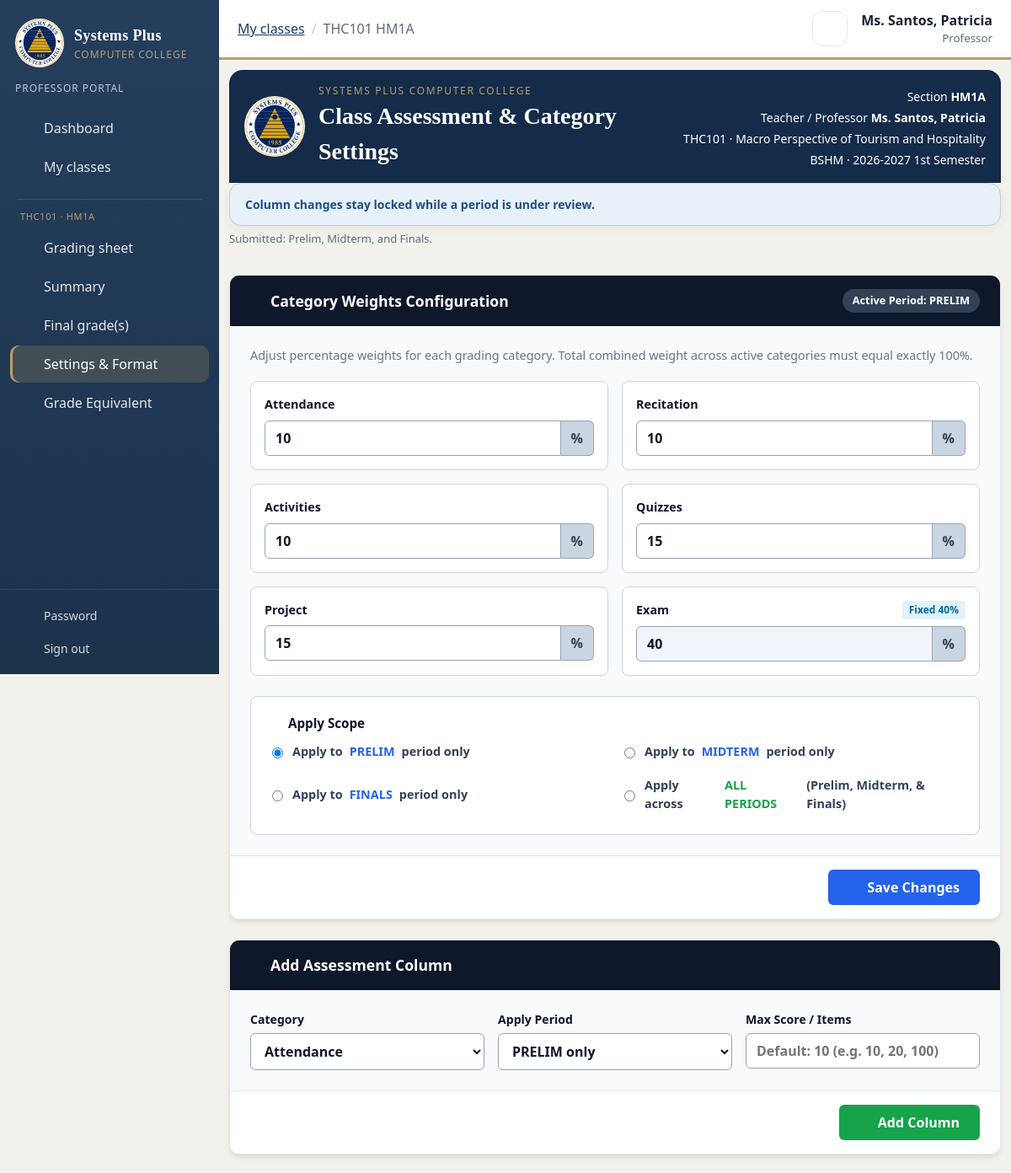
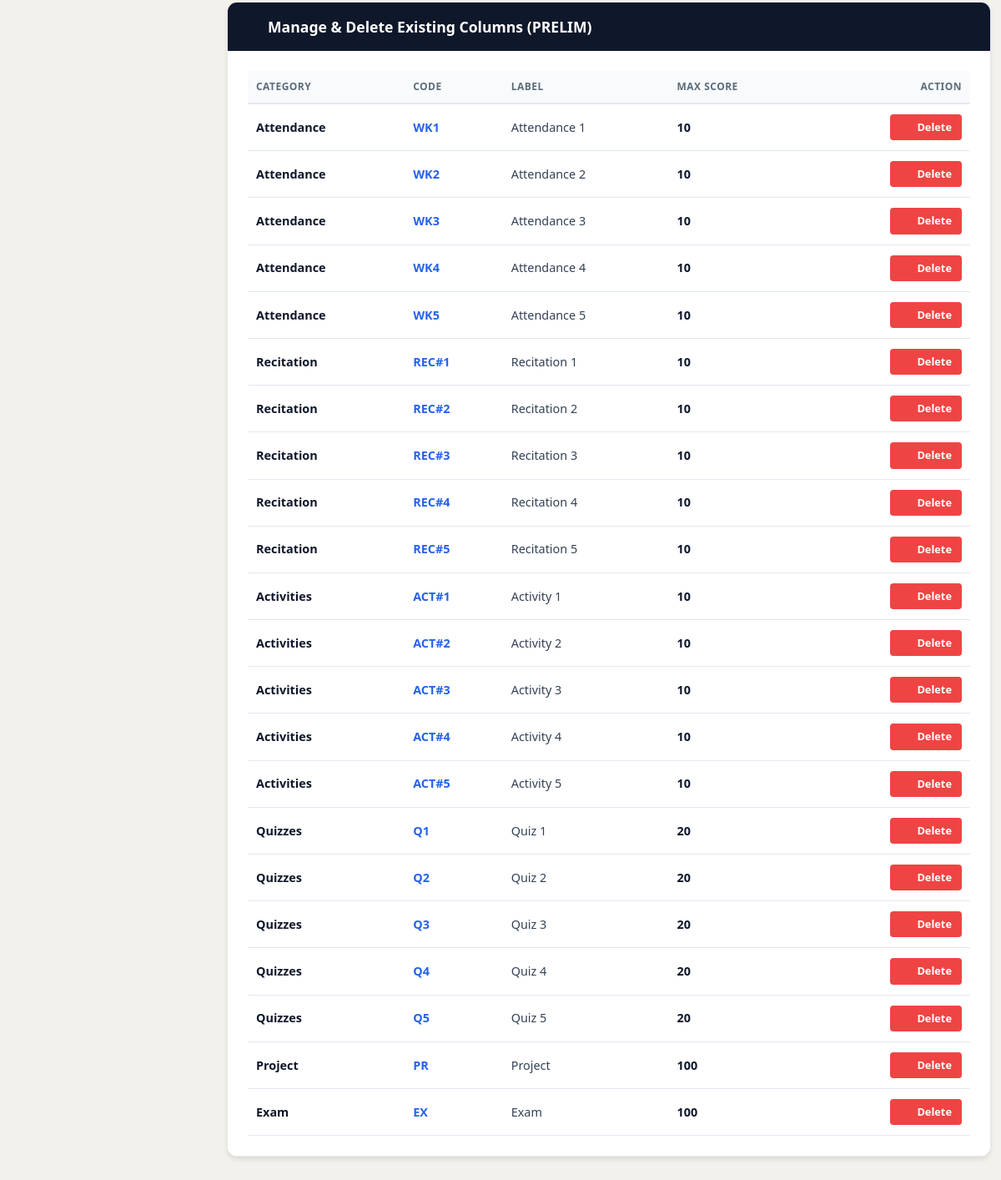
Page /professor/class.php?id=3&view=settings&period=prelim (signed in) on the committed database (2 pictures, top to bottom).
### tables this page shows
CREATE TABLE users (
    id INT UNSIGNED NOT NULL AUTO_INCREMENT,
    username VARCHAR(60) NOT NULL,
    password_hash VARCHAR(255) NOT NULL,
    full_name VARCHAR(150) NOT NULL,
    title VARCHAR(20) NOT NULL DEFAULT '',
    email VARCHAR(150) DEFAULT NULL,
    is_active TINYINT(1) NOT NULL DEFAULT 1,
    must_change_password TINYINT(1) NOT NULL DEFAULT 1,
    last_login_at DATETIME DEFAULT NULL,
    created_at TIMESTAMP NOT NULL DEFAULT CURRENT_TIMESTAMP,
    PRIMARY KEY (id),
    UNIQUE KEY uniq_users_username (username)
);

CREATE TABLE professor_assignments (
    id INT UNSIGNED NOT NULL AUTO_INCREMENT,
    professor_id INT UNSIGNED NOT NULL,
    subject_id INT UNSIGNED NOT NULL,
    section_id INT UNSIGNED NOT NULL,
    semester_id INT UNSIGNED NOT NULL,
    created_at TIMESTAMP NOT NULL DEFAULT CURRENT_TIMESTAMP,
    PRIMARY KEY (id),
    UNIQUE KEY uniq_assignment (subject_id, section_id, semester_id),
    CONSTRAINT fk_assign_professor FOREIGN KEY (professor_id) REFERENCES professors (id),
    CONSTRAINT fk_assign_subject FOREIGN KEY (subject_id) REFERENCES subjects (id),
    CONSTRAINT fk_assign_section FOREIGN KEY (section_id) REFERENCES sections (id),
    CONSTRAINT fk_assign_semester FOREIGN KEY (semester_id) REFERENCES semesters (id)
);

CREATE TABLE sections (
    id INT UNSIGNED NOT NULL AUTO_INCREMENT,
    program_id INT UNSIGNED NOT NULL,
    academic_year_id INT UNSIGNED NOT NULL,
    semester_id INT UNSIGNED NOT NULL,
    year_level VARCHAR(20) NOT NULL,
    name VARCHAR(20) NOT NULL,
    PRIMARY KEY (id),
    UNIQUE KEY uniq_section (program_id, semester_id, year_level, name),
    CONSTRAINT fk_sections_program FOREIGN KEY (program_id) REFERENCES programs (id),
    CONSTRAINT fk_sections_year FOREIGN KEY (academic_year_id) REFERENCES academic_years (id),
    CONSTRAINT fk_sections_semester FOREIGN KEY (semester_id) REFERENCES semesters (id)
);

CREATE TABLE subjects (
    id INT UNSIGNED NOT NULL AUTO_INCREMENT,
    program_id INT UNSIGNED NOT NULL,
    code VARCHAR(20) NOT NULL,
    name VARCHAR(150) NOT NULL,
    year_level VARCHAR(20) NOT NULL,
    PRIMARY KEY (id),
    UNIQUE KEY uniq_subject (program_id, code),
    CONSTRAINT fk_subjects_program FOREIGN KEY (program_id) REFERENCES programs (id)
);

CREATE TABLE programs (
    id INT UNSIGNED NOT NULL AUTO_INCREMENT,
    code VARCHAR(10) NOT NULL,
    name VARCHAR(150) NOT NULL,
    PRIMARY KEY (id),
    UNIQUE KEY uniq_programs_code (code)
);

CREATE TABLE academic_years (
    id INT UNSIGNED NOT NULL AUTO_INCREMENT,
    label VARCHAR(20) NOT NULL,
    is_current TINYINT(1) NOT NULL DEFAULT 0,
    PRIMARY KEY (id),
    UNIQUE KEY uniq_years_label (label)
);

CREATE TABLE semesters (
    id INT UNSIGNED NOT NULL AUTO_INCREMENT,
    academic_year_id INT UNSIGNED NOT NULL,
    name VARCHAR(40) NOT NULL,
    is_current TINYINT(1) NOT NULL DEFAULT 0,
    prelim_deadline DATE DEFAULT NULL,
    midterm_deadline DATE DEFAULT NULL,
    finals_deadline DATE DEFAULT NULL,
    PRIMARY KEY (id),
    UNIQUE KEY uniq_semester (academic_year_id, name),
    CONSTRAINT fk_semesters_year FOREIGN KEY (academic_year_id) REFERENCES academic_years (id)
);

CREATE TABLE grade_submissions (
    id INT UNSIGNED NOT NULL AUTO_INCREMENT,
    assignment_id INT UNSIGNED NOT NULL,
    status ENUM('draft','submitted','returned','chair_verified','oic_approved','osa_endorsed','registrar_finalized') NOT NULL DEFAULT 'draft',
    submitted_periods VARCHAR(64) NOT NULL DEFAULT '',
    submitted_at DATETIME DEFAULT NULL,
    locked TINYINT(1) NOT NULL DEFAULT 0,
    version INT NOT NULL DEFAULT 1,
    return_note TEXT DEFAULT NULL,
    flag_note TEXT DEFAULT NULL,
    updated_at TIMESTAMP NOT NULL DEFAULT CURRENT_TIMESTAMP ON UPDATE CURRENT_TIMESTAMP,
    PRIMARY KEY (id),
    UNIQUE KEY uniq_submission_assignment (assignment_id),
    CONSTRAINT fk_submission_assignment FOREIGN KEY (assignment_id) REFERENCES professor_assignments (id)
);

CREATE TABLE assessment_components (
    id INT UNSIGNED NOT NULL AUTO_INCREMENT,
    assignment_id INT UNSIGNED NOT NULL,
    period ENUM('prelim','midterm','finals') NOT NULL,
    category VARCHAR(20) NOT NULL,
    code VARCHAR(20) NOT NULL,
    label VARCHAR(80) NOT NULL,
    max_score DECIMAL(6,2) NOT NULL,
    item_date DATE DEFAULT NULL,
    sort_order INT NOT NULL DEFAULT 0,
    PRIMARY KEY (id),
    UNIQUE KEY uniq_component (assignment_id, period, category, code),
    KEY idx_components_assignment (assignment_id),
    CONSTRAINT fk_components_assignment FOREIGN KEY (assignment_id) REFERENCES professor_assignments (id) ON DELETE CASCADE
);

### professor/views/settings.php (the view, shortened to what the rows shown need)
<?php
if (!defined('ABSPATH')) {
    if (file_exists(__DIR__ . '/../../includes/bootstrap.php')) {
        require_once __DIR__ . '/../../includes/bootstrap.php';
    }
}
if (!function_exists('clean_pct')) {
    function clean_pct(mixed $val): string {
        $f = (float) $val;
        if (floor($f) == $f) {
            return (string) ((int) $f);
        }
        return rtrim(rtrim(number_format($f, 2, '.', ''), '0'), '.');
    }
}
$periodData = $book['items'][$period] ?? [];
?>
<div class="settings-container" style="max-width: 950px; margin: 0 auto; padding: 20px 0; margin-top: 12px;">
    <form method="POST" action="<?= h(url('professor/class.php', sheet_query(['id' => $assignment['id'], 'view' => 'settings', 'period' => $period]))) ?>" style="margin-bottom: 24px;">
    </form>
    <form method="POST" action="<?= h(url('professor/class.php', sheet_query(['id' => $assignment['id'], 'view' => 'settings', 'period' => $period]))) ?>" style="margin-bottom: 24px;">
    </form>
    <div style="background: #ffffff; border-radius: 12px; border: 1px solid #e2e8f0; overflow: hidden; box-shadow: 0 4px 6px -1px rgba(0, 0, 0, 0.1);">
        <div style="padding: 24px; background: #ffffff;">
            <table style="width: 100%; border-collapse: collapse; text-align: left; font-size: 0.9rem;">
                <thead>
                    <tr style="border-bottom: 2px solid #e2e8f0; color: #475569;">
                        <th style="padding: 10px; font-weight: 700;">Category</th>
                        <th style="padding: 10px; font-weight: 700;">Code</th>
                        <th style="padding: 10px; font-weight: 700;">Label</th>
                        <th style="padding: 10px; font-weight: 700;">Max Score</th>
                        <th style="padding: 10px; font-weight: 700; text-align: right;">Action</th>
                    </tr>
                </thead>
                <tbody>
                    <?php
                    foreach (CATEGORIES as $catKey => $catLabel):
                        foreach ($periodData[$catKey] ?? [] as $col):
                    ?>
                        <tr style="border-bottom: 1px solid #f1f5f9;">
                            <td style="padding: 12px 10px; font-weight: 600; color: #0f172a;"><?= h($catLabel) ?></td>
                            <td style="padding: 12px 10px; font-weight: 700; color: #2563eb;"><?= h($col['code']) ?></td>
                            <td style="padding: 12px 10px; color: #334155;"><?= h($col['label']) ?></td>
                            <td style="padding: 12px 10px; font-weight: 700; color: #0f172a;"><?= h(clean_pct($col['max_score'])) ?></td>
                            <td style="padding: 12px 10px; text-align: right;">
                                <form method="POST" action="<?= h(url('professor/class.php', sheet_query(['id' => $assignment['id'], 'view' => 'settings', 'period' => $period]))) ?>" style="display: inline;" onsubmit="return confirm('Are you sure you want to delete column <?= h($col['code']) ?>? All encoded scores in this column will be permanently removed.');">
                                    <button type="submit" style="display: inline-flex; align-items: center; gap: 4px; background: #ef4444; color: #ffffff; border: none; padding: 6px 12px; border-radius: 4px; font-weight: 700; font-size: 0.8rem; cursor: pointer;">
                                        <?= icon('trash') ?> Delete
                                    </button>
                                </form>
                            </td>
                        </tr>
                    <?php
                        endforeach;
                    endforeach;
                    ?>
                </tbody>
            </table>
        </div>
    </div>
</div>

### includes/layout.php (shortened to what the rows shown need)
<?php
function icon(string $name): string
{
    $body = $paths[$name] ?? $paths['record'];
    return '<svg class="ico" viewBox="0 0 24 24" fill="none" stroke="currentColor" stroke-width="1.75" stroke-linecap="round" stroke-linejoin="round" aria-hidden="true">' . $body . '</svg>';
}
function nav_items(array $user): array
{
    if (($user['portal'] ?? '') === 'professor') {
        return [
            ['id' => 'dash', 'href' => 'professor/dashboard.php', 'icon' => 'dashboard', 'label' => 'Dashboard'],
            ['id' => 'classes', 'href' => 'professor/classes.php', 'icon' => 'classes', 'label' => 'My classes'],
        ];
    }
    $items = [
        ['id' => 'dash', 'href' => 'admin/dashboard.php', 'icon' => 'dashboard', 'label' => 'Dashboard'],
    ];
    return $items;
}
function layout_start(string $title, string $active, array $crumbs = [], string $bodyClass = '', array $side = []): void
{
    $user = current_user();
    ?>
<!DOCTYPE html>
<html lang="en">
<head>
    <link rel="stylesheet" href="<?= h(asset_url('assets/css/app.css')) ?>">
</head>
<body class="<?= h($bodyClass) ?>">
<div class="shell">
            <?php foreach (nav_items($user) as $item): ?>
                <a class="<?= $item['id'] === $active ? 'is-active' : '' ?>" href="<?= h(url($item['href'])) ?>"><?= icon($item['icon']) ?><span><?= h($item['label']) ?></span></a>
            <?php endforeach; ?>
    <div class="workspace">
        <header class="topbar">
            <div class="top-actions">
                <div class="who">
                    <strong><?= h(display_name($user)) ?></strong>
                    <small><?= h($user['role_label']) ?></small>
                </div>
            </div>
        </header>
        <main id="content" class="content">
    <?php
}
function layout_end(string $extraJs = ''): void
{
    ?>
        </main>
    </div>
</div>
<?php
    $viewer = function_exists('current_user') ? current_user() : null;
    if ($viewer && ($viewer['portal'] ?? '') === 'professor') {
        require_once __DIR__ . '/gradebook.php';
    } elseif ($viewer && ($viewer['portal'] ?? '') === 'admin') {
        require_once __DIR__ . '/gradebook.php';
        $offlinePages = offline_admin_urls($viewer);
    } else {
        $offlinePages = [];
    }
    ?>
</body>
</html>
    <?php
}

### professor/views/class_head.php (shortened to what the rows shown need)
<?php
$pageHeading = match ($view) {
    'settings'   => 'Class Assessment & Category Settings',
    'summary'    => 'Grade Summary & Analytics',
    'final'      => 'Final Grades & Predictions',
    'equivalent' => 'Grade Equivalent Scale',
    default      => 'College grading sheet',
};
?>
<section class="sheet-top">
    <img src="<?= h(url('img/logo.png')) ?>" alt="">
    <div class="sheet-title">
        <h1><?= h($pageHeading) ?></h1>
    </div>
    <div class="sheet-meta">
        <div>Section <strong><?= h($assignment['section_name']) ?></strong></div>
        <div>Teacher / Professor <strong><?= h(trim($assignment['professor_title'] . ' ' . $assignment['professor_name'])) ?></strong></div>
        <div><?= h($assignment['subject_code']) ?> · <?= h($assignment['subject_name']) ?></div>
        <div><?= h($assignment['program_code']) ?> · <?= h($assignment['year_label']) ?> <?= h($assignment['semester_name']) ?></div>
    </div>
</section>
<?php
$submittedNow = submitted_period_keys($assignment);
if (in_array($view, ['sheet', 'summary'], true) && isset(PERIODS[$period]) && in_array($period, $submittedNow, true)): ?>
    <div class="alert alert-info"><?= h(PERIODS[$period]) ?> is read-only because it was submitted. Other periods that are still open can be encoded.</div>
<?php elseif ($view === 'settings' && professor_owns_assignment($assignment, $user) && !$structureEditable && !assignment_is_finalized($assignment)): ?>
    <div class="alert alert-info">Column changes stay locked while a period is under review.</div>
<?php elseif (assignment_is_finalized($assignment)): ?>
    <div class="alert alert-info">This sheet is read-only. The record is finalized.</div>
<?php endif; ?>
<?php if ($submittedNow !== []): ?>
    <p class="hint">Submitted: <?= h(period_list_label($submittedNow)) ?>.</p>
<?php endif; ?>

### rows in the picture
users: display_name($user) "Ms. Santos, Patricia"
professor_assignments: section.name "HM1A", users.title+full_name "Ms. Santos, Patricia", subject.code "THC101", subject.name "Macro Perspective of Tourism and Hospitality", programs.code "BSHM", academic_years.label "2026-2027", semester.name "1st Semester", grade_submissions.submitted_periods "Prelim, Midterm, and Finals"
assessment_components: catLabel "Attendance", code "WK1", label "Attendance 1", max_score "10"
assessment_components: catLabel "Attendance", code "WK2", label "Attendance 2", max_score "10"
assessment_components: catLabel "Attendance", code "WK3", label "Attendance 3", max_score "10"
assessment_components: catLabel "Attendance", code "WK4", label "Attendance 4", max_score "10"
assessment_components: catLabel "Attendance", code "WK5", label "Attendance 5", max_score "10"
assessment_components: catLabel "Recitation", code "REC#1", label "Recitation 1", max_score "10"
assessment_components: catLabel "Recitation", code "REC#2", label "Recitation 2", max_score "10"
assessment_components: catLabel "Recitation", code "REC#3", label "Recitation 3", max_score "10"
assessment_components: catLabel "Recitation", code "REC#4", label "Recitation 4", max_score "10"
assessment_components: catLabel "Recitation", code "REC#5", label "Recitation 5", max_score "10"
assessment_components: catLabel "Activities", code "ACT#1", label "Activity 1", max_score "10"
assessment_components: catLabel "Activities", code "ACT#2", label "Activity 2", max_score "10"
assessment_components: catLabel "Activities", code "ACT#3", label "Activity 3", max_score "10"
assessment_components: catLabel "Activities", code "ACT#4", label "Activity 4", max_score "10"
assessment_components: catLabel "Activities", code "ACT#5", label "Activity 5", max_score "10"
assessment_components: catLabel "Quizzes", code "Q1", label "Quiz 1", max_score "20"
assessment_components: catLabel "Quizzes", code "Q2", label "Quiz 2", max_score "20"
assessment_components: catLabel "Quizzes", code "Q3", label "Quiz 3", max_score "20"
assessment_components: catLabel "Quizzes", code "Q4", label "Quiz 4", max_score "20"
assessment_components: catLabel "Quizzes", code "Q5", label "Quiz 5", max_score "20"
assessment_components: catLabel "Project", code "PR", label "Project", max_score "100"
assessment_components: catLabel "Exam", code "EX", label "Exam", max_score "100"

### other values in the picture
$item['label'] "Dashboard"
$item['label'] "My classes"
$side['label'] "THC101 · HM1A"
$item['label'] "Grading sheet"
$item['label'] "Summary"
$item['label'] "Final grade(s)"
$item['label'] "Settings & Format"
$item['label'] "Grade Equivalent"
$crumb['label'] "My classes"
$crumb['label'] "THC101 HM1A"
$user['role_label'] "Professor"
SCHOOL_NAME "SYSTEMS PLUS COMPUTER COLLEGE"
$pageHeading "Class Assessment & Category Settings"
$period "PRELIM"
$catLabel "Attendance"
